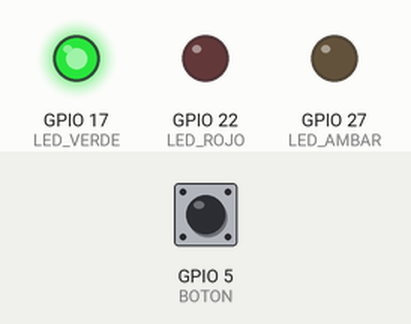
This program was run on a simulated Raspberry Pi (BCM pin numbers). Parts: output pins drawn as LEDs (lit = HIGH). The test bench sets the inputs (shaded band); at power-on: GPIO 5 (BOTON) HIGH.

Above: at 2.5 s.
At 6.0 s:
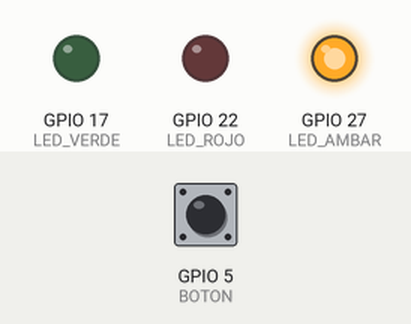
At 12.0 s:
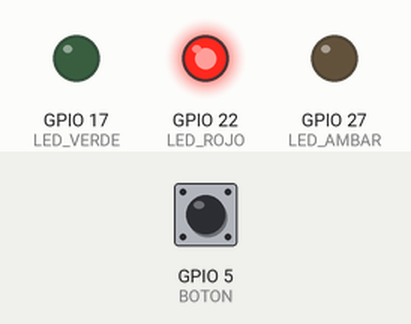
Timing chart, 0 to 22.1 s (numbered marks = the images above):
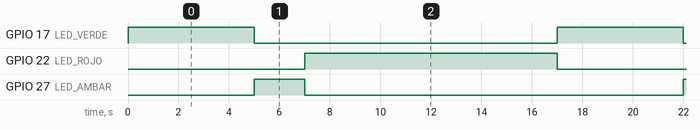

Measured:
- by itself, GPIO 17 (LED_VERDE): alternates HIGH for 5.0 s and LOW for 12.0 s
- by itself, GPIO 22 (LED_ROJO): alternates HIGH for 10.0 s and LOW for 7.0 s
- by itself, GPIO 27 (LED_AMBAR): alternates HIGH for 2.0 s and LOW for 15.0 s

The program:

etapa5.py
```python
import RPi.GPIO as GPIO
import time

GPIO.setmode(GPIO.BCM)

LED_VERDE = 17
LED_AMBAR = 27
LED_ROJO = 22
BOTON = 5

GPIO.setup(LED_VERDE, GPIO.OUT)
GPIO.setup(LED_AMBAR, GPIO.OUT)
GPIO.setup(LED_ROJO, GPIO.OUT)
GPIO.setup(BOTON, GPIO.IN, pull_up_down=GPIO.PUD_UP)

def ciclo_normal():
    GPIO.output(LED_VERDE, GPIO.HIGH)
    time.sleep(5)
    GPIO.output(LED_VERDE, GPIO.LOW)

    GPIO.output(LED_AMBAR, GPIO.HIGH)
    time.sleep(2)
    GPIO.output(LED_AMBAR, GPIO.LOW)

    GPIO.output(LED_ROJO, GPIO.HIGH)
    time.sleep(10)
    GPIO.output(LED_ROJO, GPIO.LOW)

def ciclo_especial():
    GPIO.output(LED_VERDE, GPIO.LOW)
    GPIO.output(LED_AMBAR, GPIO.LOW)
    GPIO.output(LED_ROJO, GPIO.HIGH)
    time.sleep(5)

try:
    peticion = False

    while True:
        if GPIO.input(BOTON) == GPIO.LOW and not peticion:
            peticion = True

        if peticion:
            ciclo_especial()
            peticion = False
        else:
            ciclo_normal()

finally:
    GPIO.cleanup()
```
